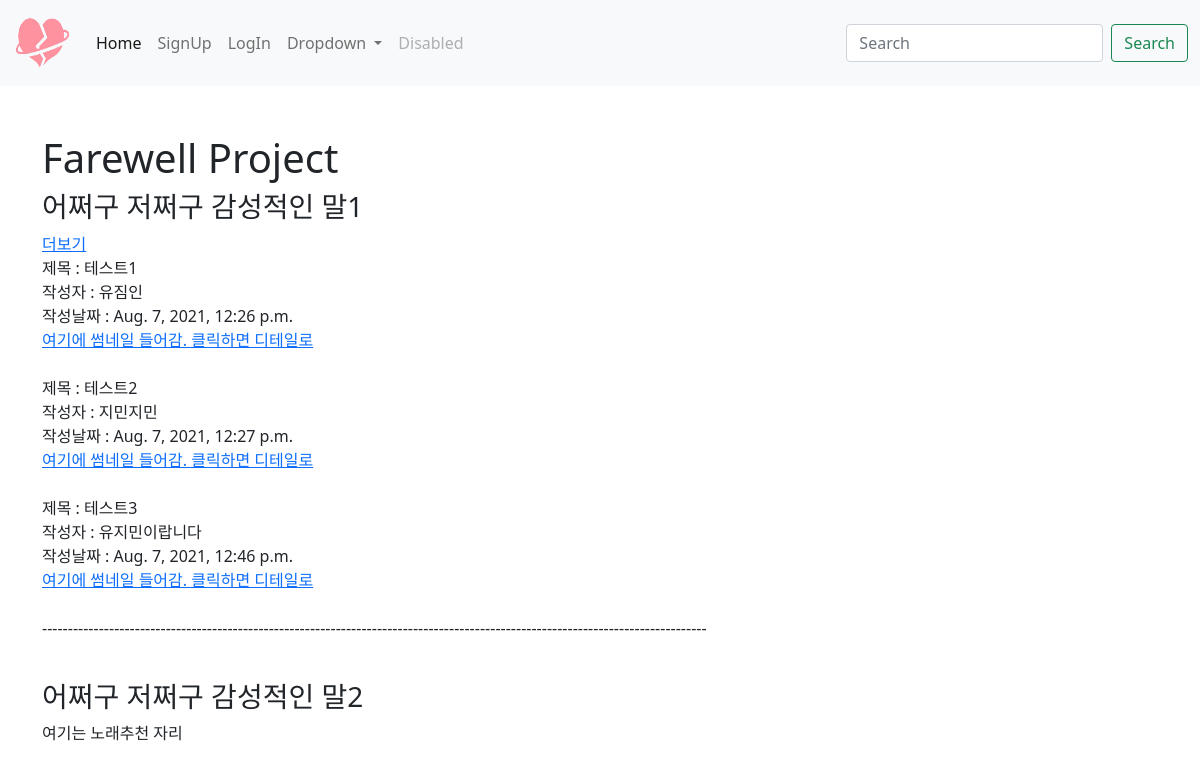
The page / on the database its author committed.
### videoApp/models.py (models this page shows, shortened)
class Video(models.Model) :
    title = models.CharField(max_length=200)         # 영상 제목
    writer = models.CharField(max_length=100)        # 영상 작성자
    youtube = models.CharField(max_length=100)       # 유튜브 공유 속성 중 다른 값
    pub_date = models.DateTimeField()                # 게시물 올린 날짜
    image = models.ImageField(upload_to = "videoApp/", blank=True, null=True)   # 유튜브 영상 이미지

### videoApp/views.py (the view)
# urls.py: path('', home, name = "home"),                    # path('url 주소', views.py에 있는 함수명, name =  "namespace" html에서 접근가능한 이름 지정)
def home(request):
    videos = Video.objects.all()                                     # models.py의 Video를 가져와서 videos에 넣음
    return render(request,'home.html',{'videos' : videos})           # home.html을 랜더링

### videoApp/templates/home.html (shortened to what this page needs)
{% extends 'base.html' %}
{% block content %}
<br><br>
<!DOCTYPE html>
<html lang="en">
<head>
</head>
<body>
    <h1>Farewell Project</h1>
    <h3>어쩌구 저쩌구 감성적인 말1</h3>
    <div>
        <a href="{%url 'mainVideo'%}">더보기</a>
    </div>
    {%for video in videos%}
        제목 :  {{video.title}} <br>
        작성자 : {{video.writer}} <br>
        작성날짜 : {{video.pub_date}} <br>
        <a href = "{%url 'detailVideo' video.id %}">여기에 썸네일 들어감. 클릭하면 디테일로</a> <br><br>
    {% endfor %}
    <div>
        <p>---------------------------------------------------------------------------------------------------------------------------------</p><br>
        <h3>어쩌구 저쩌구 감성적인 말2</h3>
        <p>여기는 노래추천 자리</p>
    </div>
</body>
</html>
{% endblock %}

### rows shown on the page
Video: title "테스트1", writer "유짐인", pub_date "Aug. 7, 2021, 12:26 p.m."
Video: title "테스트2", writer "지민지민", pub_date "Aug. 7, 2021, 12:27 p.m."
Video: title "테스트3", writer "유지민이랍니다", pub_date "Aug. 7, 2021, 12:46 p.m."
